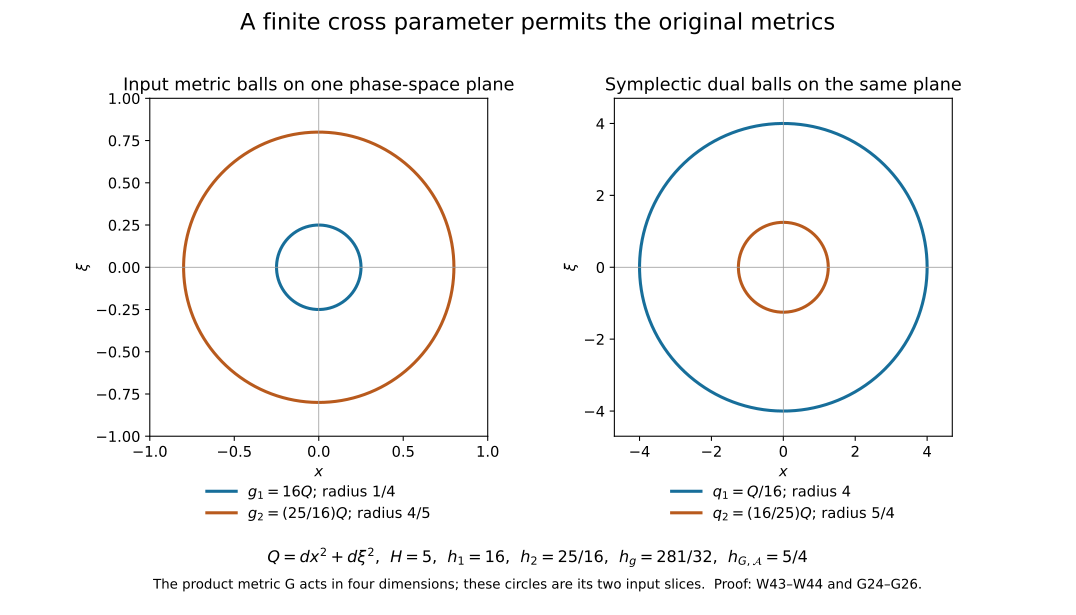

Source code (Python):
"""Render the exact constant-metric example in W43--W44. CC0 1.0."""
from pathlib import Path
import numpy as np
import matplotlib
matplotlib.use("Agg")
import matplotlib.pyplot as plt

root = Path(__file__).resolve().parent
plt.rcParams.update({"font.family": "DejaVu Sans", "font.size": 11,
                     "svg.fonttype": "path"})
fig, axes = plt.subplots(1, 2, figsize=(11.2, 6.4))
theta = np.linspace(0, 2*np.pi, 1001)
colors = ["#176e9a", "#b85a1d"]
for ax, radii, title, extent, labels in [
    (axes[0], [1/4, 4/5], "Input metric balls on one phase-space plane", 1,
     [r"$g_1=16Q$; radius $1/4$", r"$g_2=(25/16)Q$; radius $4/5$"]),
    (axes[1], [4, 5/4], "Symplectic dual balls on the same plane", 4.7,
     [r"$q_1=Q/16$; radius $4$", r"$q_2=(16/25)Q$; radius $5/4$"])
]:
    for radius, color, label in zip(radii, colors, labels):
        ax.plot(radius*np.cos(theta), radius*np.sin(theta), color=color, lw=2.3, label=label)
    ax.axhline(0, color="#9b9b9b", lw=.6)
    ax.axvline(0, color="#9b9b9b", lw=.6)
    ax.set(xlim=(-extent, extent), ylim=(-extent, extent), xlabel=r"$x$", ylabel=r"$\xi$", title=title)
    ax.set_aspect("equal")
    ax.legend(loc="lower center", bbox_to_anchor=(.5, -.29), frameon=False)
fig.suptitle("A finite cross parameter permits the original metrics", fontsize=17, y=.98)
fig.text(.5, .085, r"$Q=dx^2+d\xi^2$,  $H=5$,  $h_1=16$,  $h_2=25/16$,  $h_g=281/32$,  $h_{G,\mathcal{A}}=5/4$",
         ha="center", fontsize=12)
fig.text(.5, .042, "The product metric G acts in four dimensions; these circles are its two input slices.  Proof: W43–W44 and G24–G26.",
         ha="center", fontsize=10)
fig.subplots_adjust(top=.84, bottom=.29, wspace=.26)
for suffix in ["svg", "png"]:
    fig.savefig(root / (Path(__file__).stem + "." + suffix), dpi=160,
                metadata={"Description": "Exact constant-metric example; phase-space input slices, not the full product metric."}
                if suffix == "svg" else {"Description": "W43--W44 exact metric input slices."})
plt.close(fig)
